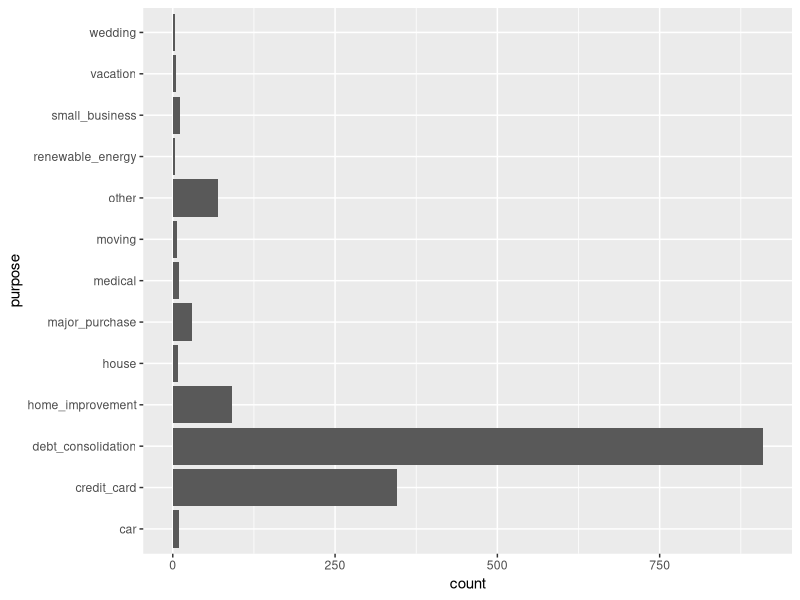
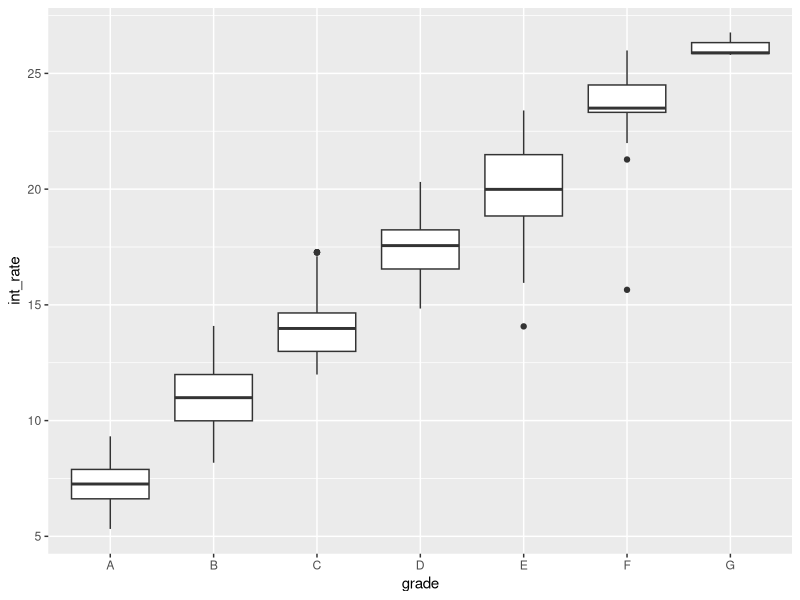
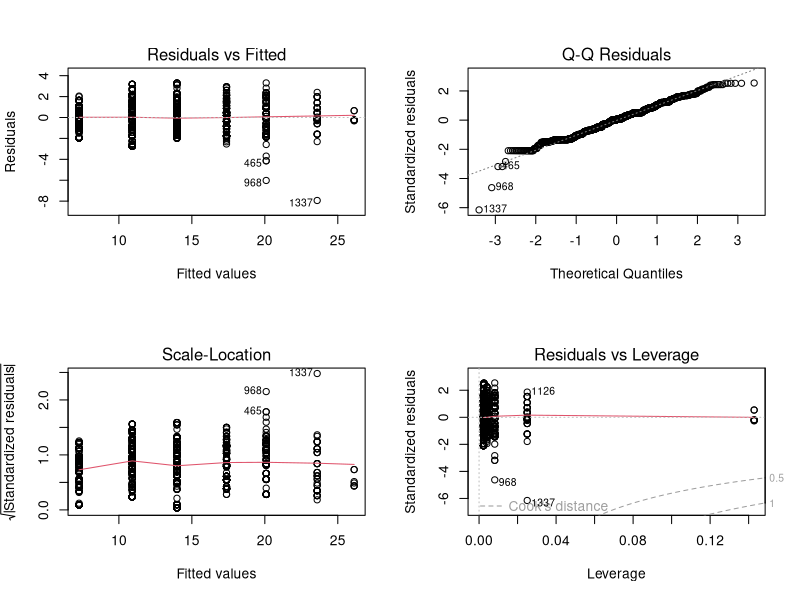
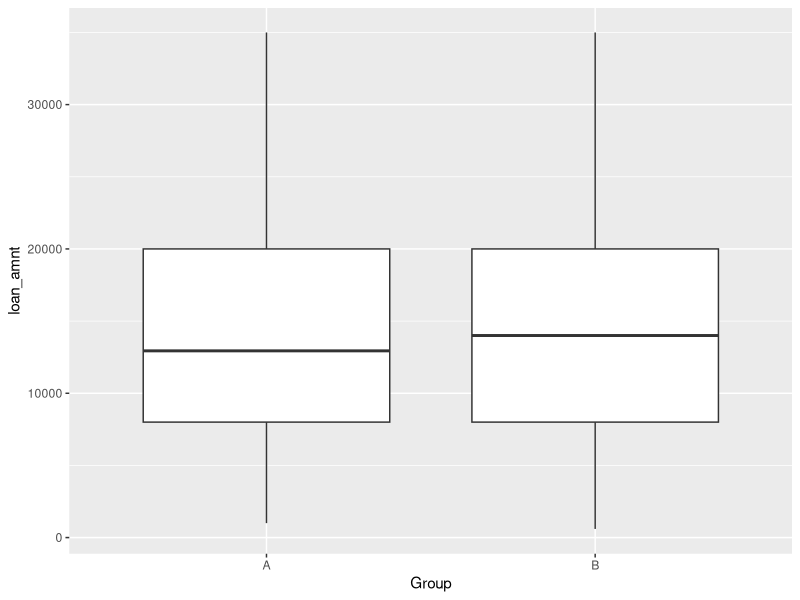

Source code (R) for these figures, in order:
## ---- chunk 1
knitr::opts_chunk$set(echo=FALSE, 
                      warning=FALSE, 
                      message=FALSE)
## ---- chunk 2
library(dplyr)
library(ggplot2)
library(readr)
library(broom)
## ---- chunk 3
lendingclub <- read_csv("datasets/case2_lendclub.csv")
lendingclub_ab <- read_csv("datasets/case2_lendclub_ab.csv")
## ---- chunk 4
glimpse(lendingclub)
## ---- chunk 5
lendingclub %>%
  summarize(median(loan_amnt),
            mean(int_rate),
            mean(annual_inc)
  )
## ---- chunk 6
ggplot(lendingclub, aes(x = purpose)) +
    geom_bar() +
    coord_flip()
## ---- chunk 7
lendingclub$purpose_recode <- lendingclub$purpose %>% recode(
        "credit_card" = "debt_related",
          "debt_consolidation" = "debt_related",
          "medical" = "debt_related",
        "car" = "big_purchase",
          "major_purchase" = "big_purchase",
          "vacation" = "big_purchase",
        "moving" = "life_change",
          "small_business" = "life_change",
          "wedding" = "life_change",
        "house" = "home_related",
          "home_improvement" = "home_related",
          "purpose" = "purpose_recode")
## ---- chunk 8
purpose_recode_model <- lm(funded_amnt ~ purpose_recode, data = lendingclub)
## ---- chunk 9
summary(purpose_recode_model)
## ---- chunk 10
purpose_recode_anova <- anova(purpose_recode_model)
## ---- chunk 11
purpose_recode_anova
## ---- chunk 12
class(purpose_recode_anova)
## ---- chunk 13
purpose_aov <- aov(funded_amnt ~ purpose_recode, data = lendingclub)
## ---- chunk 14
tukey_output <- TukeyHSD(purpose_aov, "purpose_recode", conf.level = 0.95)
## ---- chunk 15
tidy(tukey_output)
## ---- chunk 16
purpose_emp_aov <- aov(funded_amnt ~ purpose_recode + emp_length, data= lendingclub)
## ---- chunk 17
purpose_emp_aov
## ---- chunk 18
summary(purpose_emp_aov)
## ---- chunk 19
summary(lendingclub$int_rate)
## ---- chunk 20
lendingclub %>%
    group_by(grade) %>%
    summarize(mean = mean(int_rate), var = var(int_rate), median = median(int_rate))
## ---- chunk 21
ggplot(lendingclub, aes(x = grade, y = int_rate)) +
    geom_boxplot()
## ---- chunk 22
grade_aov <- aov(int_rate ~ grade, data = lendingclub)
summary(grade_aov)
## ---- chunk 23
par(mfrow=c(2, 2))
## ---- chunk 24
plot(grade_aov)
## ---- chunk 25
bartlett.test(int_rate ~ grade, data = lendingclub)
## ---- chunk 26
kruskal.test(int_rate ~ grade,
             data = lendingclub)
## ---- chunk 27
library(pwr)
## ---- chunk 28
pwr.t.test(n = NULL,                    
           d = 0.2,
           sig.level = 0.05,
           power = 0.8,
           alternative = "two.sided")
## ---- chunk 29
ggplot(lendingclub_ab, aes(x = Group, y = loan_amnt)) +
    geom_boxplot()
## ---- chunk 30
t.test(loan_amnt ~ Group, data = lendingclub_ab)
## ---- chunk 31
lendingclub_multi <-lm(loan_amnt ~ Group + grade + verification_status, data = lendingclub_ab)
## ---- chunk 32
tidy(lendingclub_multi)
